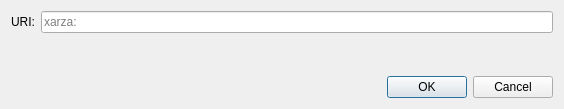
<?xml version="1.0" encoding="UTF-8"?>
<ui version="4.0">
 <class>OpenURIDialog</class>
 <widget class="QDialog" name="OpenURIDialog">
  <property name="geometry">
   <rect>
    <x>0</x>
    <y>0</y>
    <width>564</width>
    <height>109</height>
   </rect>
  </property>
  <property name="windowTitle">
   <string>Open xarza URI</string>
  </property>
  <layout class="QVBoxLayout" name="verticalLayout">
   <item>
    <layout class="QHBoxLayout" name="horizontalLayout">
     <item>
      <widget class="QLabel" name="label">
       <property name="text">
        <string>URI:</string>
       </property>
      </widget>
     </item>
     <item>
      <widget class="QValidatedLineEdit" name="uriEdit">
       <property name="placeholderText">
        <string notr="true">xarza:</string>
       </property>
      </widget>
     </item>
    </layout>
   </item>
   <item>
    <spacer name="verticalSpacer">
     <property name="orientation">
      <enum>Qt::Vertical</enum>
     </property>
     <property name="sizeHint" stdset="0">
      <size>
       <width>20</width>
       <height>40</height>
      </size>
     </property>
    </spacer>
   </item>
   <item>
    <widget class="QDialogButtonBox" name="buttonBox">
     <property name="orientation">
      <enum>Qt::Horizontal</enum>
     </property>
     <property name="standardButtons">
      <set>QDialogButtonBox::Cancel|QDialogButtonBox::Ok</set>
     </property>
    </widget>
   </item>
  </layout>
 </widget>
 <customwidgets>
  <customwidget>
   <class>QValidatedLineEdit</class>
   <extends>QLineEdit</extends>
   <header>qt/qvalidatedlineedit.h</header>
  </customwidget>
 </customwidgets>
 <resources/>
 <connections>
  <connection>
   <sender>buttonBox</sender>
   <signal>accepted()</signal>
   <receiver>OpenURIDialog</receiver>
   <slot>accept()</slot>
   <hints>
    <hint type="sourcelabel">
     <x>248</x>
     <y>254</y>
    </hint>
    <hint type="destinationlabel">
     <x>157</x>
     <y>274</y>
    </hint>
   </hints>
  </connection>
  <connection>
   <sender>buttonBox</sender>
   <signal>rejected()</signal>
   <receiver>OpenURIDialog</receiver>
   <slot>reject()</slot>
   <hints>
    <hint type="sourcelabel">
     <x>316</x>
     <y>260</y>
    </hint>
    <hint type="destinationlabel">
     <x>286</x>
     <y>274</y>
    </hint>
   </hints>
  </connection>
 </connections>
</ui>
